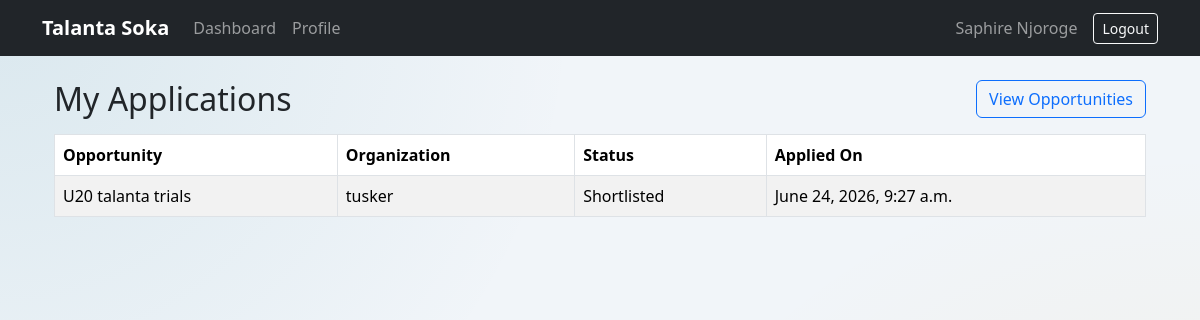
/opportunities/applications/ (signed in), run on the app's committed database.
### users/models.py (models this page shows, shortened)
class User(AbstractBaseUser, PermissionsMixin):
    full_name = models.CharField(max_length=150)
    email = models.EmailField(unique=True)
    ROLE_CHOICES = [
        ('player','Player'),
        ('scout', 'Scout'),
    ]
    role = models.CharField(max_length=20, choices=ROLE_CHOICES, default='player')
    is_active = models.BooleanField(default=True)
    is_staff = models.BooleanField(default=False)
    USERNAME_FIELD = 'email'
    REQUIRED_FIELDS = ['full_name']
    objects = UserManager()

### opportunities/models.py (models this page shows, shortened)
class Application(models.Model):
	STATUS_CHOICES = [
		('pending', 'Pending'),
		('shortlisted', 'Shortlisted'),
		('rejected', 'Rejected'),
	]
	opportunity = models.ForeignKey(
		Opportunity,
		on_delete=models.CASCADE,
		related_name='applications',
	)
	player = models.ForeignKey(
		settings.AUTH_USER_MODEL,
		on_delete=models.CASCADE,
		related_name='opportunity_applications',
	)
	motivation = models.TextField(blank=True)
	status = models.CharField(max_length=20, choices=STATUS_CHOICES, default='pending')
	applied_at = models.DateTimeField(auto_now_add=True)
	class Meta:
		ordering = ['-applied_at']
		constraints = [
			models.UniqueConstraint(
				fields=['opportunity', 'player'],
				name='unique_player_opportunity_application',
			)
		]

class Opportunity(models.Model):
	scout = models.ForeignKey(
		settings.AUTH_USER_MODEL,
		on_delete=models.CASCADE,
		related_name='posted_opportunities',
	)
	title = models.CharField(max_length=150)
	organization = models.CharField(max_length=150)
	description = models.TextField()
	poster_image = models.ImageField(upload_to='opportunity_posters/', blank=True, null=True)
	location = models.CharField(max_length=120)
	deadline = models.DateField()
	max_applications = models.PositiveIntegerField(blank=True, null=True)
	is_active = models.BooleanField(default=True)
	created_at = models.DateTimeField(auto_now_add=True)
	updated_at = models.DateTimeField(auto_now=True)
	class Meta:
		ordering = ['-created_at']

### opportunities/views.py (the view)
# urls.py: path('applications/', views.my_applications, name='my_applications'),
@login_required
def my_applications(request):
	if request.user.role != 'player':
		messages.error(request, 'Only players can view applications.')
		return redirect('scout_dashboard')
	applications = Application.objects.select_related('opportunity').filter(player=request.user)
	return render(
		request,
		'players/applications.html',
		{'applications': applications},
	)

### templates/players/applications.html (shortened to what this page needs)
{% extends 'base.html' %}
{% block content %}
<div class="container mt-4">
	<div class="d-flex justify-content-between align-items-center mb-3">
		<h2 class="mb-0">My Applications</h2>
		<a href="{% url 'view_opportunities' %}" class="btn btn-outline-primary">View Opportunities</a>
	</div>
	{% if applications %}
		<div class="table-responsive">
			<table class="table table-bordered table-striped">
				<thead>
					<tr>
						<th>Opportunity</th>
						<th>Organization</th>
						<th>Status</th>
						<th>Applied On</th>
					</tr>
				</thead>
				<tbody>
					{% for application in applications %}
						<tr>
							<td>{{ application.opportunity.title }}</td>
							<td>{{ application.opportunity.organization }}</td>
							<td>{{ application.get_status_display }}</td>
							<td>{{ application.applied_at }}</td>
						</tr>
					{% endfor %}
				</tbody>
			</table>
		</div>
	{% else %}
		<div class="alert alert-info">You have not applied for any opportunities yet.</div>
	{% endif %}
</div>
{% endblock %}

### templates/base.html (shortened to what this page needs)
{% load static %}
<!DOCTYPE html>
<html lang="en">
<head>
    <link href="https://cdn.jsdelivr.net/npm/bootstrap@5.3.3/dist/css/bootstrap.min.css" rel="stylesheet">
</head>
<body>
<nav class="navbar navbar-expand-lg navbar-dark bg-dark">
    <div class="container">
        <a class="navbar-brand" href="{% url 'home' %}">
            Talanta Soka
        </a>
        <div class="collapse navbar-collapse"
             id="navbarContent">
            <ul class="navbar-nav me-auto">
                <li class="nav-item">
                    {% if user.is_authenticated and user.is_staff %}
                        <a class="nav-link" href="{% url 'admin_dashboard' %}">
                    {% elif user.is_authenticated and user.role == 'player' %}
                        <a class="nav-link" href="{% url 'player_dashboard' %}">
                    {% elif user.is_authenticated and user.role == 'scout' %}
                        <a class="nav-link" href="{% url 'scout_dashboard' %}">
                    {% else %}
                        <a class="nav-link" href="{% url 'home' %}">
                    {% endif %}
                        Dashboard
                    </a>
                </li>
                <li class="nav-item">
                    {% if user.is_authenticated and user.is_staff %}
                        <a class="nav-link" href="{% url 'admin_users' %}">Users</a>
                    {% elif user.is_authenticated and user.role == 'player' %}
                        <a class="nav-link" href="{% url 'player_profile' %}">Profile</a>
                    {% elif user.is_authenticated and user.role == 'scout' %}
                        <a class="nav-link" href="{% url 'scout_player_directory' %}">View Players</a>
                    {% else %}
                        <a class="nav-link" href="{% url 'login' %}">Login</a>
                    {% endif %}
                </li>
            </ul>
            {% if user.is_authenticated %}
                <span class="navbar-text me-3">
                    {{ user.full_name }}
                </span>
                <a href="{% url 'logout' %}"
                   class="btn btn-outline-light btn-sm">
                    Logout
                </a>
            {% endif %}
        </div>
    </div>
</nav>
<div class="container mt-4">
    {% block content %}
    {% endblock %}
</div>
</body>
</html>

### templates/base.html (style rules this page uses)
body { background: radial-gradient(circle at top left, rgba(14,116,144,.10), transparent 40%), radial-gradient(circle at bottom right, rgba(245,158,11,.10), transparent 45%), #f1f5f9; min-height:100vh; }
.navbar-brand { font-weight:bold; }

### data on the page
User: full_name "Saphire Njoroge"
Application: opportunity "U20 talanta trials", opportunity.organization "tusker", status "Shortlisted", applied_at "June 24, 2026, 9:27 a.m."
